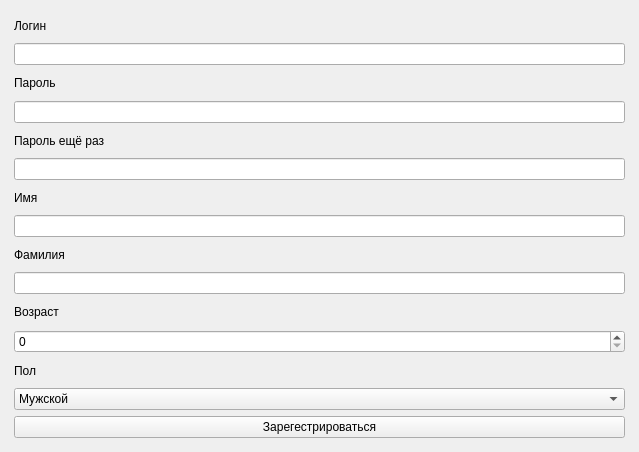
<?xml version="1.0" encoding="UTF-8"?>
<ui version="4.0">
 <class>MainWindow</class>
 <widget class="QMainWindow" name="MainWindow">
  <property name="geometry">
   <rect>
    <x>0</x>
    <y>0</y>
    <width>639</width>
    <height>452</height>
   </rect>
  </property>
  <property name="windowTitle">
   <string>Регистраця</string>
  </property>
  <property name="windowIcon">
   <iconset>
    <normaloff>Лого/ЛогоПроект.png</normaloff>Лого/ЛогоПроект.png</iconset>
  </property>
  <widget class="QWidget" name="centralwidget">
   <layout class="QGridLayout" name="gridLayout">
    <item row="1" column="1">
     <layout class="QVBoxLayout" name="verticalLayout">
      <item>
       <widget class="QLabel" name="label">
        <property name="text">
         <string>Логин</string>
        </property>
       </widget>
      </item>
      <item>
       <widget class="QLineEdit" name="lineEdit_login"/>
      </item>
      <item>
       <widget class="QLabel" name="label_2">
        <property name="text">
         <string>Пароль</string>
        </property>
       </widget>
      </item>
      <item>
       <widget class="QLineEdit" name="lineEdit_password"/>
      </item>
      <item>
       <widget class="QLabel" name="label_3">
        <property name="text">
         <string>Пароль ещё раз</string>
        </property>
       </widget>
      </item>
      <item>
       <widget class="QLineEdit" name="lineEdit_password2"/>
      </item>
      <item>
       <widget class="QLabel" name="label_4">
        <property name="text">
         <string>Имя</string>
        </property>
       </widget>
      </item>
      <item>
       <widget class="QLineEdit" name="lineEdit_firstname"/>
      </item>
      <item>
       <widget class="QLabel" name="label_5">
        <property name="text">
         <string>Фамилия</string>
        </property>
       </widget>
      </item>
      <item>
       <widget class="QLineEdit" name="lineEdit_secondname"/>
      </item>
      <item>
       <widget class="QLabel" name="label_6">
        <property name="text">
         <string>Возраст</string>
        </property>
       </widget>
      </item>
      <item>
       <widget class="QSpinBox" name="spinBox">
        <property name="maximum">
         <number>99</number>
        </property>
       </widget>
      </item>
      <item>
       <widget class="QLabel" name="label_7">
        <property name="text">
         <string>Пол</string>
        </property>
       </widget>
      </item>
      <item>
       <widget class="QComboBox" name="comboBox">
        <property name="maxCount">
         <number>2</number>
        </property>
        <item>
         <property name="text">
          <string>Мужской</string>
         </property>
        </item>
        <item>
         <property name="text">
          <string>Женский</string>
         </property>
        </item>
       </widget>
      </item>
      <item>
       <widget class="QPushButton" name="pushButton_register">
        <property name="text">
         <string>Зарегестрироваться</string>
        </property>
       </widget>
      </item>
      <item>
       <spacer name="verticalSpacer_2">
        <property name="orientation">
         <enum>Qt::Vertical</enum>
        </property>
        <property name="sizeType">
         <enum>QSizePolicy::Fixed</enum>
        </property>
        <property name="sizeHint" stdset="0">
         <size>
          <width>5</width>
          <height>5</height>
         </size>
        </property>
       </spacer>
      </item>
     </layout>
    </item>
    <item row="1" column="2">
     <spacer name="horizontalSpacer_2">
      <property name="orientation">
       <enum>Qt::Horizontal</enum>
      </property>
      <property name="sizeType">
       <enum>QSizePolicy::Fixed</enum>
      </property>
      <property name="sizeHint" stdset="0">
       <size>
        <width>5</width>
        <height>5</height>
       </size>
      </property>
     </spacer>
    </item>
    <item row="1" column="0">
     <spacer name="horizontalSpacer">
      <property name="orientation">
       <enum>Qt::Horizontal</enum>
      </property>
      <property name="sizeType">
       <enum>QSizePolicy::Fixed</enum>
      </property>
      <property name="sizeHint" stdset="0">
       <size>
        <width>5</width>
        <height>5</height>
       </size>
      </property>
     </spacer>
    </item>
    <item row="0" column="1">
     <spacer name="verticalSpacer">
      <property name="orientation">
       <enum>Qt::Vertical</enum>
      </property>
      <property name="sizeType">
       <enum>QSizePolicy::Fixed</enum>
      </property>
      <property name="sizeHint" stdset="0">
       <size>
        <width>5</width>
        <height>5</height>
       </size>
      </property>
     </spacer>
    </item>
   </layout>
  </widget>
 </widget>
 <resources/>
 <connections/>
</ui>
